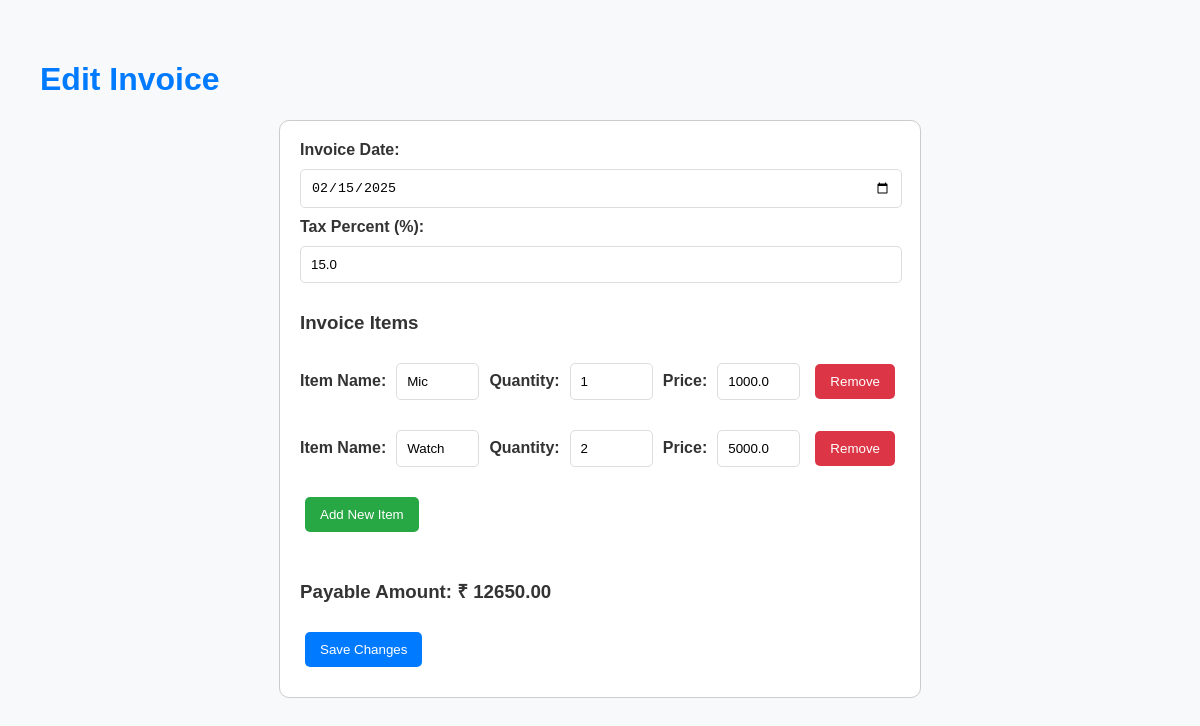
The page /invoices/3/edit on the database its author committed.
### models.py (models this page shows)
class Invoice(Model):
    invoice_id = AutoField()
    customer = ForeignKeyField(Customer, backref='invoices', on_delete='CASCADE')
    date = DateField()
    total_amount = FloatField()
    tax_percent = FloatField()
    payable_amount = FloatField()
    gov_arn = CharField(50, null=True)
    class Meta:
        database = db

class InvoiceItem(Model):
    item_name = CharField(200, unique=True)
    qty = IntegerField()
    rate = FloatField()
    amount = FloatField()
    invoice = ForeignKeyField(Invoice, backref="items", lazy_load=False)
    class Meta:
        database = db

### app.py (the view, shortened to what this page needs)
@app.route('/invoices/<int:invoice_id>/edit', methods=['GET', 'POST'])
def edit_invoice(invoice_id):
    invoice = Invoice.get(Invoice.invoice_id == invoice_id)
    invoice_items = InvoiceItem.select().where(InvoiceItem.invoice == invoice)
    return render_template('edit-invoice.html', invoice=invoice, invoice_items=invoice_items)

### templates/edit-invoice.html (shortened to what this page needs)
<!DOCTYPE html>
<html lang="en">
<head>
</head>
<body>
    <h1>Edit Invoice</h1>
    <form action="{{ url_for('edit_invoice', invoice_id=invoice.invoice_id) }}" method="post">
        <label for="date">Invoice Date:</label>
        <input type="date" name="date" id="date" value="{{ invoice.date }}" required><br>
        <label for="tax_percent">Tax Percent (%):</label>
        <input type="number" name="tax_percent" id="tax_percent" value="{{ invoice.tax_percent }}" required><br>
        <h3>Invoice Items</h3>
        <div id="items">
            {% for item in invoice_items %}
            <div class="item">
                <label>Item Name:</label>
                <input type="text" name="item_name" value="{{ item.item_name }}" required>
                <label>Quantity:</label>
                <input type="number" class="qty" name="qty" value="{{ item.qty }}" required>
                <label>Price:</label>
                <input type="number" step="0.01" class="price" name="price" value="{{ item.rate }}" required>
                <button type="button" class="remove-item" data-id="{{ item.id }}">Remove</button>
            </div>
            {% endfor %}
        </div>
        <button type="button" id="add-item">Add New Item</button><br><br>
        <h3>Payable Amount: ₹ <span id="payable-amount">0.00</span></h3>
        <button type="submit" class="save-btn">Save Changes</button>
    </form>
</body>
</html>

### templates/edit-invoice.html (style rules this page uses)
body { font-family: Arial, sans-serif; margin: 20px; padding: 20px; background-color: #f8f9fa; color: #333; }
h1 { color: #007bff; }
label { font-weight: bold; }
form { max-width: 600px; margin: auto; padding: 20px; border: 1px solid #ccc; border-radius: 10px; background-color: #ffffff; }
input[type="text"], input[type="date"], input[type="number"] { width: calc(100% - 20px); padding: 10px; margin: 10px 0; border: 1px solid #ddd; border-radius: 5px; }
button { padding: 10px 15px; margin: 10px 5px; border: none; border-radius: 5px; cursor: pointer; }
#add-item { background-color: #28a745; color: #fff; }
.remove-item { background-color: #dc3545; color: #fff; }
.save-btn { background-color: #007bff; color: #fff; }
.item { display: flex; align-items: center; gap: 10px; margin-bottom: 10px; }
.item input { flex: 1; }
.item button { flex-shrink: 0; }

### rows shown on the page
Invoice: date "02/15/2025", tax_percent "15.0"
InvoiceItem: item_name "Mic", qty "1", price "1000.0"
InvoiceItem: item_name "Watch", qty "2", price "5000.0"
